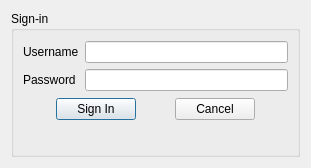
<?xml version="1.0" encoding="UTF-8"?>
<ui version="4.0">
 <class>Login</class>
 <widget class="QDialog" name="Login">
  <property name="geometry">
   <rect>
    <x>0</x>
    <y>0</y>
    <width>311</width>
    <height>168</height>
   </rect>
  </property>
  <property name="windowTitle">
   <string>Sign In</string>
  </property>
  <layout class="QVBoxLayout" name="verticalLayout">
   <item>
    <widget class="QGroupBox" name="groupBox">
     <property name="title">
      <string>Sign-in</string>
     </property>
     <layout class="QVBoxLayout" name="verticalLayout_4">
      <item>
       <layout class="QHBoxLayout" name="horizontalLayout">
        <item>
         <layout class="QVBoxLayout" name="verticalLayout_3">
          <item>
           <widget class="QLabel" name="label_username">
            <property name="text">
             <string>Username</string>
            </property>
           </widget>
          </item>
          <item>
           <widget class="QLabel" name="label_password">
            <property name="text">
             <string>Password</string>
            </property>
           </widget>
          </item>
         </layout>
        </item>
        <item>
         <layout class="QVBoxLayout" name="verticalLayout_2">
          <item>
           <widget class="QLineEdit" name="lineEdit_username"/>
          </item>
          <item>
           <widget class="QLineEdit" name="lineEdit_password">
            <property name="echoMode">
             <enum>QLineEdit::Password</enum>
            </property>
           </widget>
          </item>
         </layout>
        </item>
       </layout>
      </item>
      <item>
       <layout class="QHBoxLayout" name="horizontalLayout_3">
        <item>
         <widget class="QPushButton" name="pushButton_signIn">
          <property name="sizePolicy">
           <sizepolicy hsizetype="Fixed" vsizetype="Fixed">
            <horstretch>0</horstretch>
            <verstretch>0</verstretch>
           </sizepolicy>
          </property>
          <property name="text">
           <string>Sign In</string>
          </property>
         </widget>
        </item>
        <item>
         <widget class="QPushButton" name="pushButton_cancel">
          <property name="sizePolicy">
           <sizepolicy hsizetype="Fixed" vsizetype="Fixed">
            <horstretch>0</horstretch>
            <verstretch>0</verstretch>
           </sizepolicy>
          </property>
          <property name="text">
           <string>Cancel</string>
          </property>
         </widget>
        </item>
       </layout>
      </item>
      <item>
       <widget class="QLabel" name="label_status">
        <property name="sizePolicy">
         <sizepolicy hsizetype="Preferred" vsizetype="Fixed">
          <horstretch>0</horstretch>
          <verstretch>0</verstretch>
         </sizepolicy>
        </property>
        <property name="text">
         <string/>
        </property>
        <property name="alignment">
         <set>Qt::AlignCenter</set>
        </property>
       </widget>
      </item>
     </layout>
    </widget>
   </item>
  </layout>
 </widget>
 <resources/>
 <connections/>
</ui>
